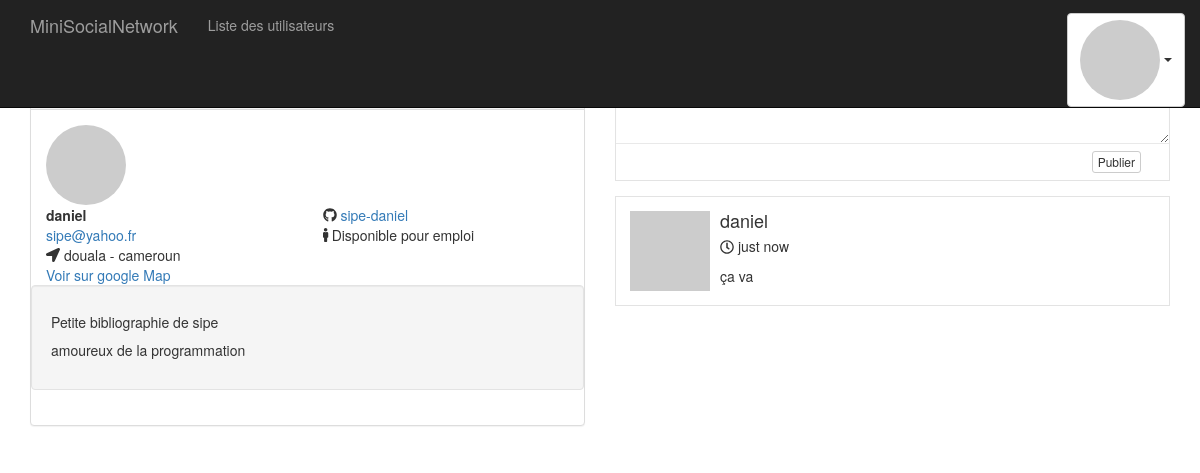
Page /profile.php?id=1 (signed in) on the committed database.
### tables this page shows
CREATE TABLE `users` (
  `id` int(11) NOT NULL,
  `name` varchar(255) DEFAULT NULL,
  `pseudo` varchar(255) DEFAULT NULL,
  `email` varchar(255) DEFAULT NULL,
  `password` varchar(255) DEFAULT NULL,
  `active` enum('0','1') DEFAULT '0',
  `created_at` datetime DEFAULT CURRENT_TIMESTAMP,
  `city` varchar(255) DEFAULT NULL,
  `country` varchar(255) DEFAULT NULL,
  `sexe` enum('H','F') DEFAULT NULL,
  `twitter` varchar(255) DEFAULT NULL,
  `github` varchar(255) DEFAULT NULL,
  `available_for_hiring` enum('0','1') DEFAULT '0',
  `bio` text,
  `avatar` varchar(255) DEFAULT NULL
);

CREATE TABLE `microposts` (
  `id` int(11) NOT NULL,
  `content` text,
  `user_id` int(11) DEFAULT NULL,
  `created_at` datetime DEFAULT CURRENT_TIMESTAMP
);

### profile.php (called while the page is built, shortened)
<?php
	require("config/database.php");
	require("includes/functions.php");
	if(!empty($_GET['id'])){
		$user = find_user_by_id($_GET['id']);
		if(!$user){
			redirect('index.php');
		}else{
			$q = $bd->prepare('SELECT content, created_at FROM microposts WHERE user_id = :user_id ORDER BY created_at DESC ');
			$q->execute([
				'user_id' => $_GET['id']
			]);
			$microposts = $q->fetchAll(PDO::FETCH_OBJ);
		}
	}else{
		redirect('profile.php?id='.get_session('user_id'));
	}
 	require("views/profile.view.php");

### includes/functions.php (called while the page is built, shortened)
 <?php
if(!function_exists('e')){
	function e($string){
		if($string){
			return htmlspecialchars($string);
		}
	}
}
if(!function_exists('get_session')){
	function get_session($key){
		if($key){
			return !empty($_SESSION[$key])? e($_SESSION[$key]): null;
		}
	}
}
if(!function_exists('get_avatar_url')){
	function get_avatar_url($email,$size=25){
		return "http://gravatar.com/avatar/".md5(strtolower(trim(e($email))))."?s=".$size;
	}
}
if(!function_exists('find_user_by_id')){
	function find_user_by_id($id){
		global $bd;
		$q = $bd->prepare('SELECT name, pseudo, email, city, country, twitter, github, sexe, bio, available_for_hiring FROM users WHERE id=?');
		$q->execute([$id]);
		$data = $q->fetch(PDO::FETCH_OBJ);
		return $data;
	}
}

### views/profile.view.php (the view, shortened to what this page needs)
    <?php include('partials/_header.php');?>
    <div class="main-content">
    	<div class="container">
    		<div class="row">
    			<div class="col-md-6">
    				<div class="panel panel-default">
		    			<div class="panel-heading">
			    			<h3 class="panel-title">Profile de <?= e($user->pseudo);?></h3>
			    		</div>
				    	<div class="panel-body">
				    		<div class="row">
				    			<div class="col-md-5">
				    				<img src="<?=get_avatar_url($user->email,100); ?>" alt="Image de profil de <?= e($user->pseudo)?>" class="img-circle"/>
				    			</div>
				    		</div>
				    		<div class="row">
				    			<div class="col-sm-6">
				    				<strong><?= e($user->pseudo)?></strong><br/>
				    				<a href="mailto:<?=e($user->email) ?>"><?=  e($user->email)?></a><br/>
				    				<?=
				    					($user->city && $user->country) ? '<i class="fas fa-location-arrow"></i>&nbsp;'.e($user->city).' - '.e($user->country).'<br/>':'';
				    				?><a href="https://www.google.com/maps?q=<?= e($user->city).' '.e($user->country) ?>" target="_blank">Voir sur google Map</a>
				    			</div>
				    			<div class="col-sm-6">
				    				<?=
				    					$user->github ? '<i class="fab fa-github"></i>&nbsp<a href="//github.com/'.e($user->github).'">'.e($user->github).'</a><br/>':'';
				    				?>
				    				<?= ($user->sexe == 'F')?'<i class="fas fa-female"></i>': '<i class="fas fa-male"></i>'?>
				    				<?=
				    					$user->available_for_hiring ?'Disponible pour emploi':'Non disponible pour emploi';
				    				?>
				    			</div>
				    		</div>
				    		<div class="row">
				    			<div class="col-md-12 well">
				    				<h5>Petite bibliographie de <?= e($user->name) ?></h5>
				    				<p>
				    				<?=
				    					$user->bio ?nl2br(e($user->bio)):'Aucune biographie pour le moment...';
				    				?>
				    				</p>
				    			</div>
				    		</div>
				    	</div>
    				</div>
    			</div>
    			<?php if(!empty($_GET['id'])&&$_GET['id'] === get_session('user_id')): ?>
    			<div class="col-md-6">
    				<div class="status-post">
	    				<form action="microposts.php" method="POST" data-parsley-validate>
		    				<div class="form-group status-post-submit">
		    					<input type="submit" name="publish" value="Publier" class="btn btn-xs btn-default default "/>
		    				</div>
	    				</form>
					</div>
				<?php endif; ?>
    			<?php if(count($microposts) != 0): ?>
    				<?php foreach ($microposts as $micropost): ?>
    					<?php  include('partials/_micropost.php'); ?>
    				<?php endforeach ?>
    			<?php else: ?>
    				<p>Cet utilisateur n'a encore rien poste pour le moment ...</p>
    			<?php endif; ?>
    			</div>
    		</div>
      </div>
    </div>
</body>
</html>

### partials/_micropost.php
<article class="status-media media">
	<div class="pull-left">
		<img src="<?= get_avatar_url($user->email)?>" alt ="<?= $user->pseudo ?>" class="media-object"/>
	</div>
	<div class="media-body">
		<h4 class="media-heading"><?= e($user->pseudo) ?></h4>
		<p><i class="far fa-clock"></i>&nbsp<span class="need_to_be_rendered load_time strong" datetime="<?= $micropost->created_at?>"><?= e($micropost->created_at)?></span></p>
		<?= nl2br(e($micropost->content));?>
	</div>
</article>

### assets/css/mains.css (style rules this page uses)
body { padding-top: 70px; }
.status-media { border: 1px solid #e3e3e3; background-color: #fff; padding: 1em; margin-bottom: 2em; word-break: break-all; -moz-word-break: break-all; -ms-word-break: break-all; -o-word-break: break-all; -webkit-word-break: break-all; }
.status-post { border: 1px solid #e3e3e3; background-color: #fff; }
.status-post-submit { border-top: 1px solid #e9e9e9; padding: 0.5em 2em 1em 0em; margin-bottom: 0em; }
.status-post-submit .btn { float: right; }

### rows in the picture
users: pseudo "daniel", email "sipe@yahoo.fr", city "douala", country "cameroun", github "sipe-daniel", name "sipe", bio "amoureux de la programmation"
microposts: user.pseudo "daniel", content "ça va"

### other values in the picture
WEBSITE_NAME "MiniSocialNetwork"
